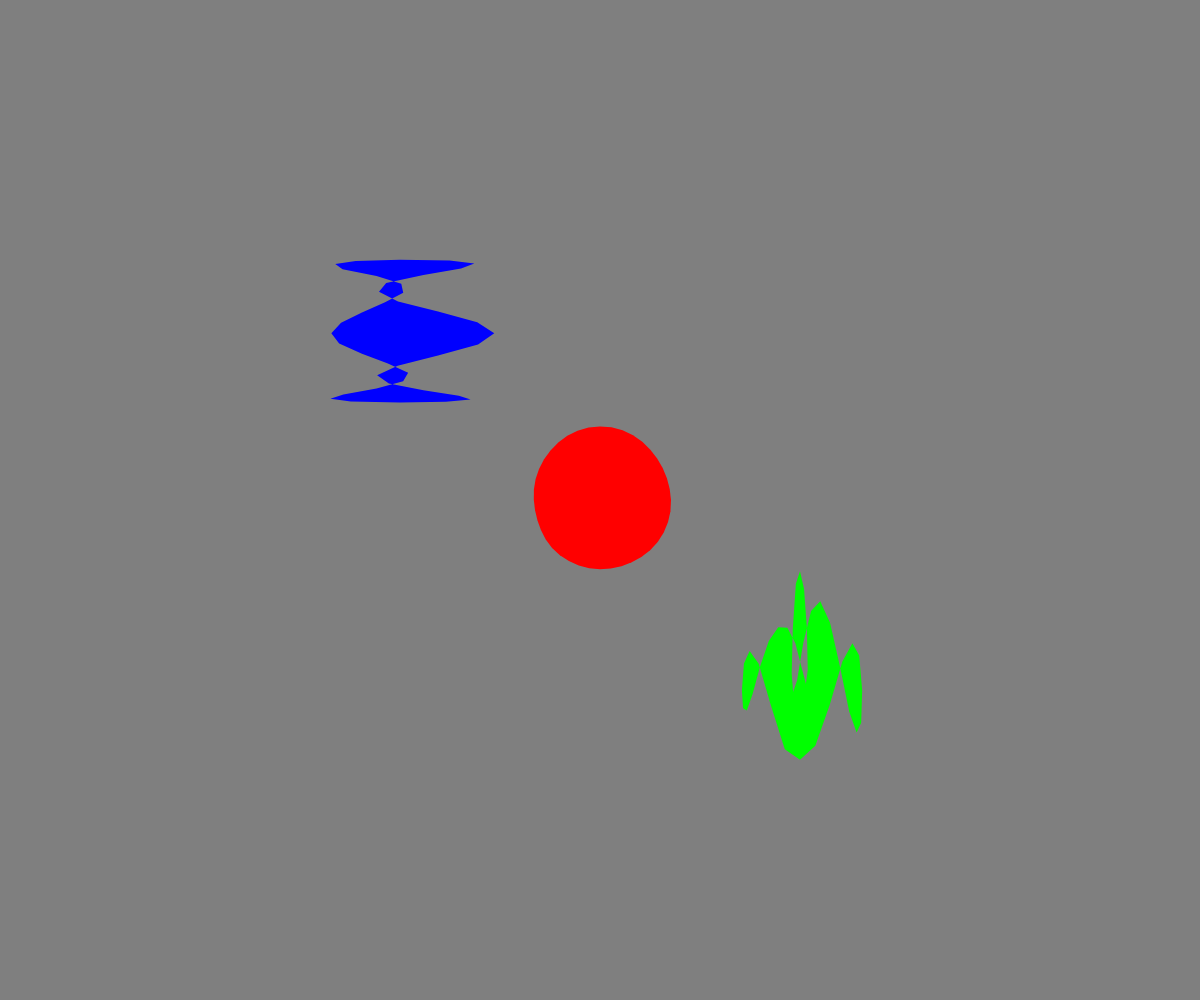
Frame 1 (no input)
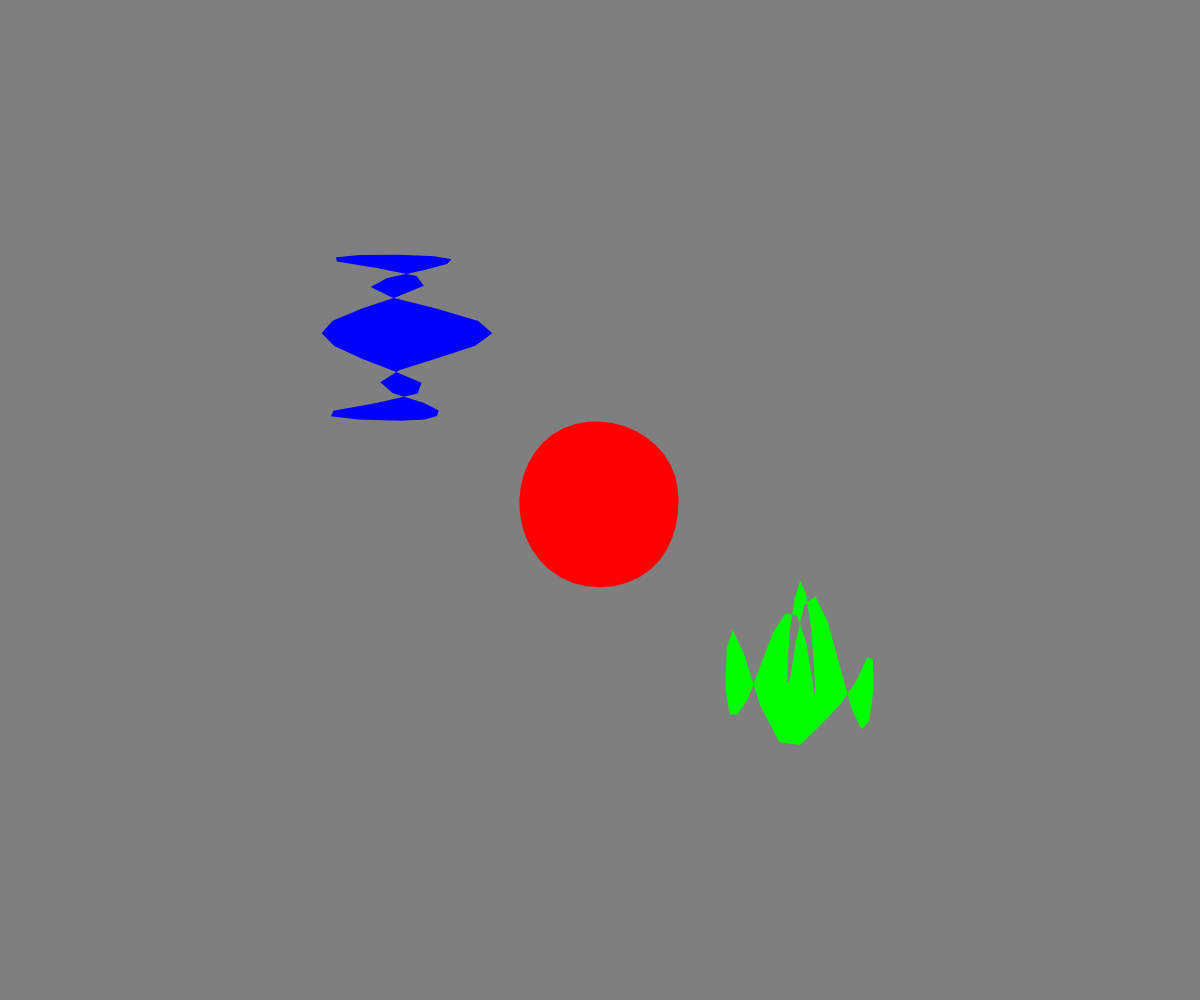
Frame 60 (no input)
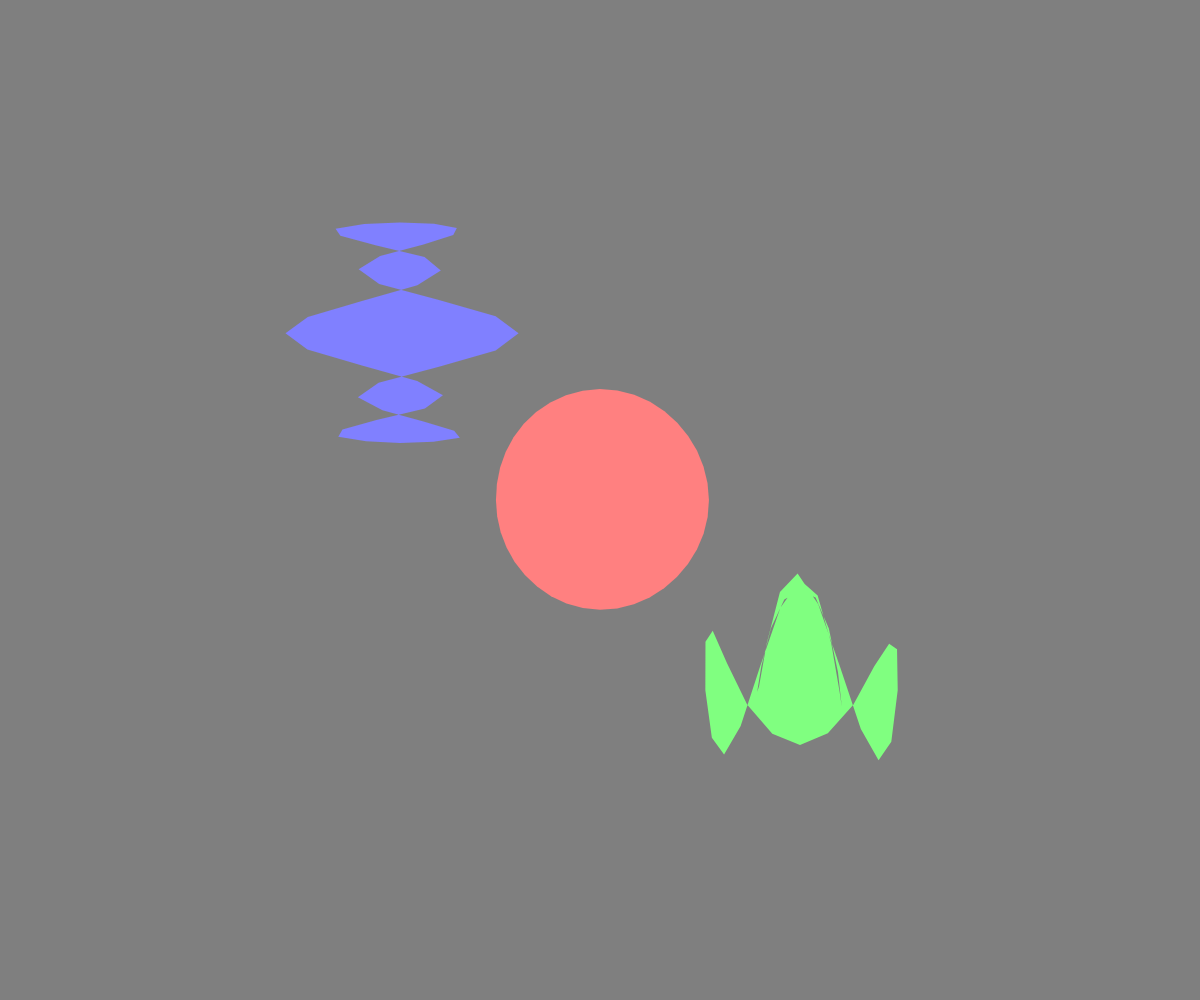
Frame 120 (the mouse pressed at the canvas centre since frame 60)

The p5.js sketch that drew these frames (run headless with seeded random() and noise() and a simulated clock; from frame 60 on, the mouse is pressed at the canvas centre):

// p5.js sketch
// ── sketch.js
let radius;
let pos;
let x, y;
let xOffset = 1000;
let yOffset = 1000;
let noiseScale = 340;
let g, b;

function setup(){
	createCanvas(windowWidth, windowHeight);
	smooth();
}

function draw(){
	background(127);
	blob(x,y);
}	

function blob(){
		radius = 40;
		noStroke();

		g = map(mouseY, 0, height, 0, 255);
		b = map(mouseX, 0, width, 0,255);

		push();
		translate(width/2, height/2);

		fill(255,g,b);
		beginShape();
		for(let a = 0; a < TWO_PI; a +=TWO_PI/radius){
			let x = radius * sin(a);
			let y = radius * cos(a);

			let new_x = x + (noise(((x + xOffset)/noiseScale), ((y + yOffset)/noiseScale))) * 100 * sin(a);
			let new_y = y + (noise(((x + xOffset)/noiseScale), ((y + yOffset)/noiseScale))) * 100 * cos(a);


			vertex(new_x,new_y);
			// ellipse(x,y,5,5);

			new_x +=mouseX;
			new_y+=mouseY;
			
		}
		endShape();
		pop();

		
		push();
		translate(width/3, height/3);
		beginShape();
		fill(b,g,255);
		for(let a = 0; a < TWO_PI; a +=TWO_PI/radius){
			let x = radius * sin(a);
			let y = radius * cos(a);

			let new_x = x + (noise(((x + xOffset)/noiseScale) * 10, ((y + yOffset)/noiseScale))) * 100 * sin(a * 5);
			let new_y = y + (noise(((x + xOffset)/noiseScale), ((y + yOffset)/noiseScale))) * 100 * cos(a);


			vertex(new_x,new_y);
			// ellipse(x,y,5,5);

			new_x +=mouseX;
			new_y+=mouseY;
			
		}
		endShape();
		pop();


		push();
		translate(width/1.5, height/1.5);

		fill(g, 255, b);
		beginShape();
		for(let a = 0; a < TWO_PI; a +=TWO_PI/radius){
			let x = radius * sin(a);
			let y = radius * cos(a);

			let new_x = x + (noise(((x + xOffset)/noiseScale), ((y + yOffset)/noiseScale))) * 100 * sin(a * 2);
			let new_y = y + (noise(((x + xOffset)/noiseScale) * 10, ((y + yOffset)/noiseScale))) * 100 * cos(a * 5);


			vertex(new_x,new_y);
			// ellipse(x,y,5,5);

			new_x +=mouseX;
			new_y+=mouseY;
			
		}
		endShape();
		pop();


		xOffset +=3;
		yOffset +=3;
		
}
